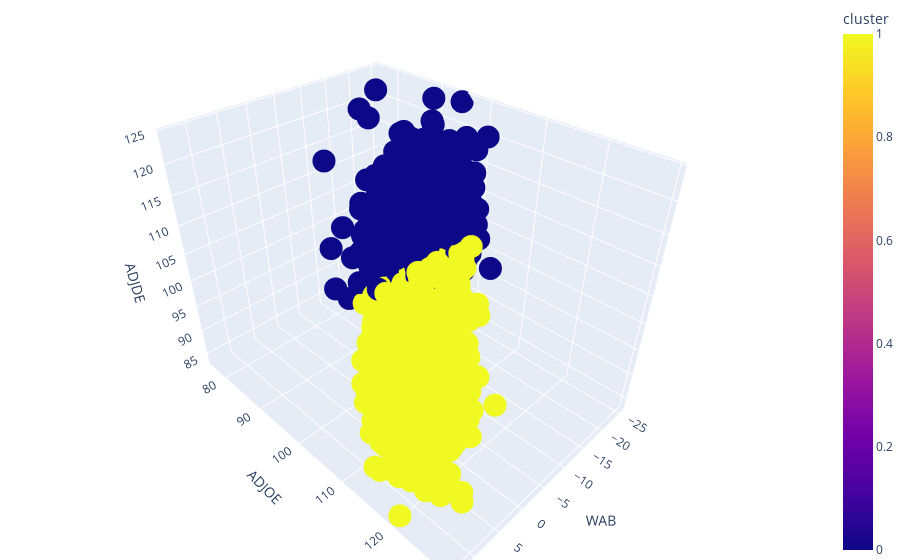

Notebook code cell kept with this figure:
### Code cell
import plotly.express as px

fig = px.scatter_3d(
    df_wcluster, 
    x='WAB', y='ADJOE', z='ADJDE', 
    color='cluster', 
    size_max=20, opacity=1.0
)
fig.update_layout(margin=dict(l=0, r=0, b=0, t=0))
fig.show()

### Figure 1 — Plotly figure (JSON) as saved in the notebook; plotly's stock layout.template omitted (floating-point values rounded to 4 significant figures; data arrays with more than 128 entries replaced by an {"elided": "..."} marker saying what was removed)
{"data": [{"hovertemplate": "WAB=%{x}<br>ADJOE=%{y}<br>ADJDE=%{z}<br>cluster=%{marker.color}<extra></extra>", "legendgroup": "", "marker": {"color": {"elided": "3523 int values"}, "coloraxis": "coloraxis", "opacity": 1, "symbol": "circle"}, "mode": "markers", "name": "", "scene": "scene", "showlegend": false, "type": "scatter3d", "x": {"elided": "3523 float values"}, "y": {"elided": "3523 float values"}, "z": {"elided": "3523 float values"}}], "layout": {"coloraxis": {"colorbar": {"title": {"text": "cluster"}}, "colorscale": [[0, "#0d0887"], [0.1111, "#46039f"], [0.2222, "#7201a8"], [0.3333, "#9c179e"], [0.4444, "#bd3786"], [0.5556, "#d8576b"], [0.6667, "#ed7953"], [0.7778, "#fb9f3a"], [0.8889, "#fdca26"], [1, "#f0f921"]]}, "legend": {"tracegroupgap": 0}, "margin": {"b": 0, "l": 0, "r": 0, "t": 0}, "scene": {"domain": {"x": [0, 1], "y": [0, 1]}, "xaxis": {"title": {"text": "WAB"}}, "yaxis": {"title": {"text": "ADJOE"}}, "zaxis": {"title": {"text": "ADJDE"}}}}}
